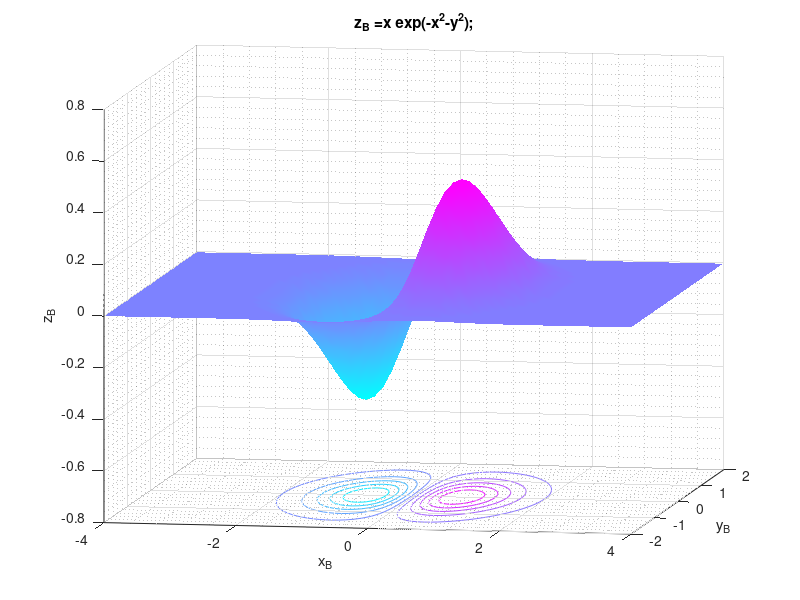

The MATLAB script that drew this image:
%% my3Dfun1

%% Function domain

X=-4:0.1:4;
Y=-2:0.1:2;
[x,y] = meshgrid(X,Y);

%% Function values

z =x.*exp(-x.^2-y.^2);

%% Figure initialization

figure

%% Plotting figure

surfc(x,y,z)

%% Title

title('z_B =x exp(-x^2-y^2);')

%% Labels

xlabel('x_B')
ylabel('y_B')
zlabel('z_B')

%% Grid

grid minor

%% Colormap

colormap cool

%% Shading

shading interp
view(10,9)
